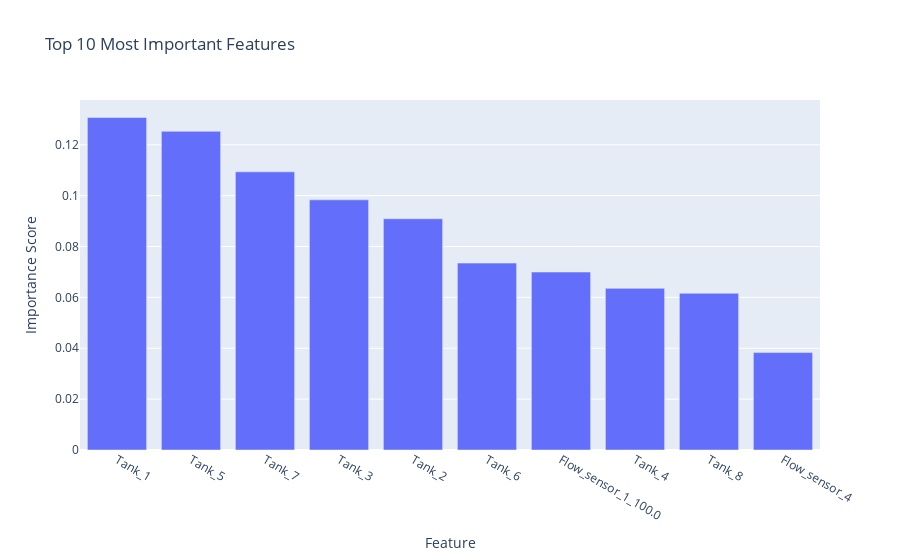

Source (notebook cell):
### Code cell
# Plot feature importance
feature_importance = pd.DataFrame(
    list(binary_results['feature_importance'].items()),
    columns=['Feature', 'Importance']
).sort_values('Importance', ascending=False).head(10)

fig = go.Figure(data=[
    go.Bar(x=feature_importance['Feature'],
           y=feature_importance['Importance'])
])

fig.update_layout(
    title='Top 10 Most Important Features',
    xaxis_title='Feature',
    yaxis_title='Importance Score'
)

fig.show()

### Figure 1 — Plotly figure (JSON) as saved in the notebook; plotly's stock layout.template omitted (floating-point values rounded to 4 significant figures)
{"data": [{"type": "bar", "x": ["Tank_1", "Tank_5", "Tank_7", "Tank_3", "Tank_2", "Tank_6", "Flow_sensor_1_100.0", "Tank_4", "Tank_8", "Flow_sensor_4"], "y": [0.1307, 0.1253, 0.1094, 0.09835, 0.09093, 0.07349, 0.06996, 0.06356, 0.06162, 0.0383]}], "layout": {"title": {"text": "Top 10 Most Important Features"}, "xaxis": {"title": {"text": "Feature"}}, "yaxis": {"title": {"text": "Importance Score"}}}}
